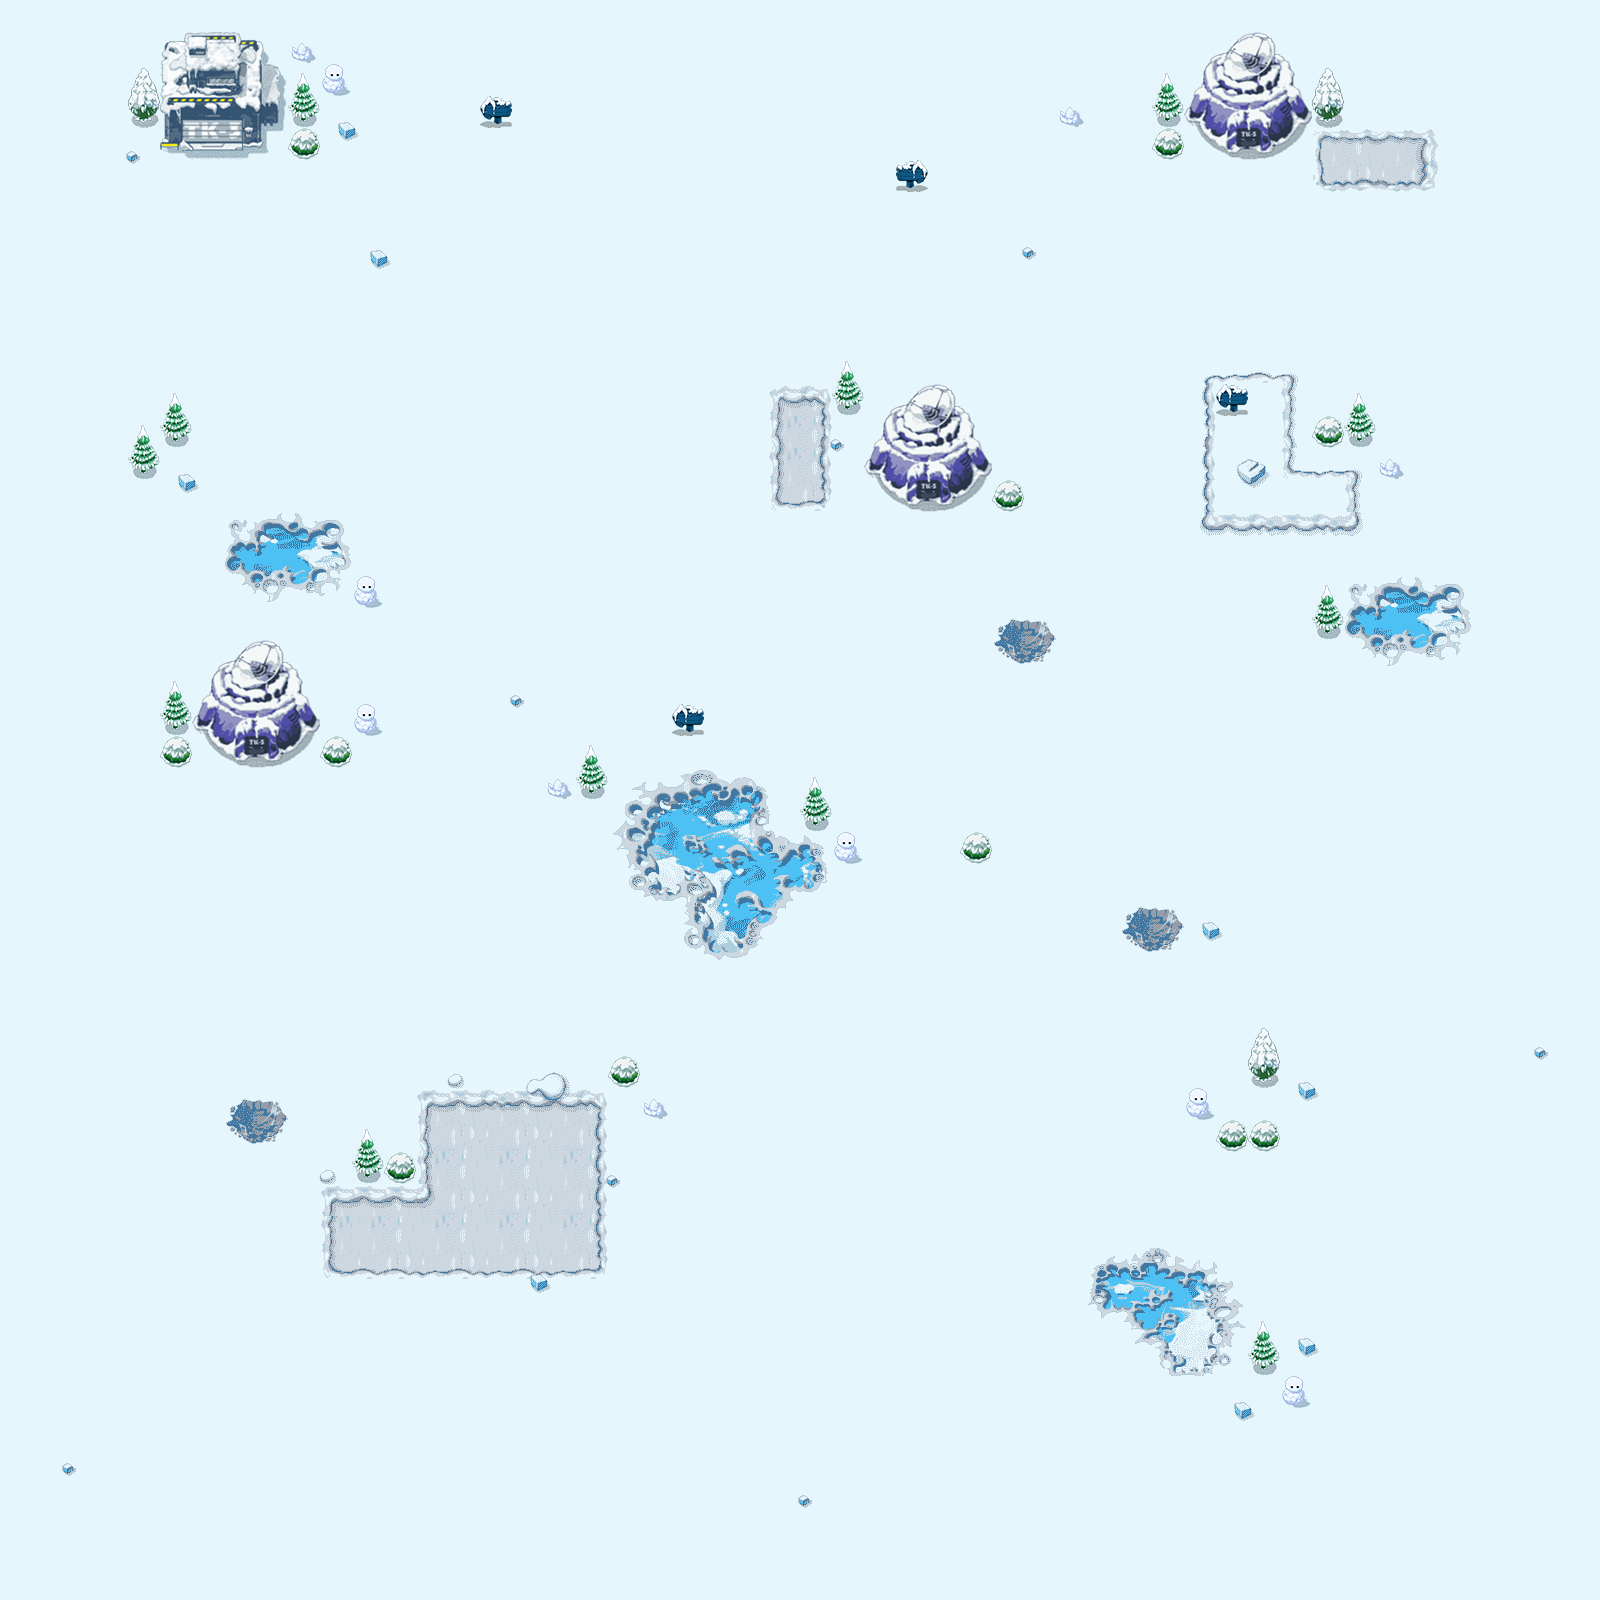

A level layout from a 2D game, rendered from its tile map. Below: a short description, then the map file with tile-grid data replaced by summaries:
An orthogonal 50x50 tile map with 32x32 px tiles, 3 tile layers (behind, between, before), 9 tilesets and 75 objects (2, 1, 3, base, player).

<map version="1.0" tiledversion="1.0.3" orientation="orthogonal" renderorder="right-down" width="50" height="50" tilewidth="32" tileheight="32" nextobjectid="76">
 <tileset firstgid="1" source="ice_map.tsx" />
 <tileset firstgid="257" source="AIbase.tsx" />
 <tileset firstgid="273" source="AIbase1.tsx" />
 <tileset firstgid="289" source="bush.tsx" />
 <tileset firstgid="290" source="tree.tsx" />
 <tileset firstgid="292" source="pine_tree.tsx" />
 <tileset firstgid="294" source="snowman.tsx" />
 <tileset firstgid="296" source="right.tsx" />
 <tileset firstgid="297" source="left.tsx" />
 <layer name="behind" width="50" height="50">
  <data>[2500 cells, 61 non-empty, 4 distinct tile ids]</data>
 </layer>
 <layer name="between" width="50" height="50">
  <data>[2500 cells, 2481 non-empty, 23 distinct tile ids]</data>
 </layer>
 <layer name="before" width="50" height="50">
  <data>[2500 cells, 321 non-empty, 154 distinct tile ids]</data>
 </layer>
 <objectgroup name="AI_birth">
  <object id="1" name="2" x="912" y="544" width="32" height="32" />
  <object id="2" name="1" x="240" y="800" width="32" height="32" />
  <object id="3" name="3" x="1232" y="192" width="32" height="32" />
 </objectgroup>
 <objectgroup name="prop_car">
  <object id="4" x="192" y="160" width="32" height="32" />
 </objectgroup>
 <objectgroup name="prop_boxes">
  <object id="5" x="640" y="1056" width="32" height="32" />
  <object id="6" x="231" y="457" width="32" height="32" />
  <object id="7" x="382" y="740" width="32" height="32" />
  <object id="8" x="1146" y="1045" width="32" height="32" />
  <object id="9" x="1257" y="1260" width="32" height="32" />
  <object id="10" x="896" y="115" width="32" height="32" />
  <object id="11" x="308" y="1100" width="32" height="32" />
  <object id="12" x="157" y="1434" width="32" height="32" />
  <object id="13" x="210" y="1433" width="32" height="32" />
  <object id="14" x="531" y="165" width="32" height="32" />
  <object id="15" x="482" y="1030" width="32" height="32" />
  <object id="16" x="560" y="575" width="32" height="32" />
  <object id="17" x="66" y="940" width="32" height="32" />
 </objectgroup>
 <objectgroup name="bullet_can_pass">
  <object id="18" x="424" y="1103" width="175" height="169" />
  <object id="19" x="332" y="1201" width="92" height="70" />
  <object id="20" x="608" y="768" width="160" height="128" />
  <object id="21" x="672" y="896" width="96" height="64" />
  <object id="22" x="768" y="832" width="64" height="64" />
  <object id="23" x="992" y="608" width="64" height="64" />
  <object id="24" x="779" y="399" width="43" height="105" />
  <object id="25" x="1120" y="896" width="64" height="64" />
  <object id="26" x="1088" y="1248" width="128" height="64" />
  <object id="27" x="1120" y="1312" width="96" height="32" />
  <object id="28" x="1152" y="1344" width="96" height="32" />
  <object id="29" x="1216" y="1280" width="32" height="64" />
  <object id="30" x="1344" y="576" width="128" height="96" />
  <object id="31" x="224" y="512" width="128" height="96" />
  <object id="32" x="224" y="1080" width="64" height="64" />
  <object id="36" x="1319" y="135" width="105" height="48" />
  <object id="40" x="1376" y="448" width="32" height="32" />
  <object id="53" x="640" y="1088" width="32" height="32" />
  <object id="54" x="544" y="768" width="32" height="32" />
  <object id="55" x="288" y="32" width="32" height="32" />
  <object id="56" x="1056" y="96" width="32" height="32" />
 </objectgroup>
 <objectgroup name="bullet_can_not_pass">
  <object id="33" x="1204" y="376" width="85" height="152" />
  <object id="34" x="1289" y="472" width="65" height="56" />
  <object id="35" x="1312" y="416" width="64" height="32" />
  <object id="37" x="1152" y="96" width="160" height="64" />
  <object id="38" x="1312" y="96" width="32" height="32" />
  <object id="39" x="1184" y="64" width="128" height="32" />
  <object id="41" x="1312" y="608" width="32" height="32" />
  <object id="42" x="992" y="480" width="32" height="32" />
  <object id="43" x="832" y="384" width="32" height="32" />
  <object id="44" x="800" y="800" width="32" height="32" />
  <object id="45" x="832" y="832" width="32" height="32" />
  <object id="46" x="960" y="832" width="32" height="32" />
  <object id="47" x="1216" y="1120" width="64" height="32" />
  <object id="48" x="1184" y="1088" width="32" height="32" />
  <object id="49" x="1248" y="1056" width="32" height="32" />
  <object id="50" x="1248" y="1344" width="32" height="32" />
  <object id="51" x="1280" y="1376" width="32" height="32" />
  <object id="52" x="896" y="160" width="32" height="32" />
  <object id="57" x="480" y="96" width="32" height="32" />
  <object id="58" x="160" y="64" width="128" height="96" />
  <object id="59" x="288" y="96" width="32" height="64" />
  <object id="60" x="320" y="64" width="32" height="32" />
  <object id="61" x="128" y="96" width="32" height="32" />
  <object id="62" x="160" y="416" width="32" height="32" />
  <object id="63" x="128" y="448" width="32" height="32" />
  <object id="64" x="160" y="704" width="160" height="64" />
  <object id="65" x="192" y="672" width="128" height="32" />
  <object id="66" x="320" y="736" width="32" height="32" />
  <object id="67" x="352" y="704" width="32" height="32" />
  <object id="68" x="576" y="768" width="32" height="32" />
  <object id="69" x="672" y="704" width="32" height="32" />
  <object id="70" x="352" y="576" width="32" height="32" />
  <object id="71" x="608" y="1056" width="32" height="32" />
  <object id="72" x="352" y="1152" width="64" height="32" />
  <object id="73" x="864" y="416" width="128" height="96" />
 </objectgroup>
 <objectgroup name="base">
  <object id="74" name="base" x="800" y="1248" width="80" height="64" />
  <object id="75" name="player" x="825" y="1198" width="32" height="32" />
 </objectgroup>
</map>
